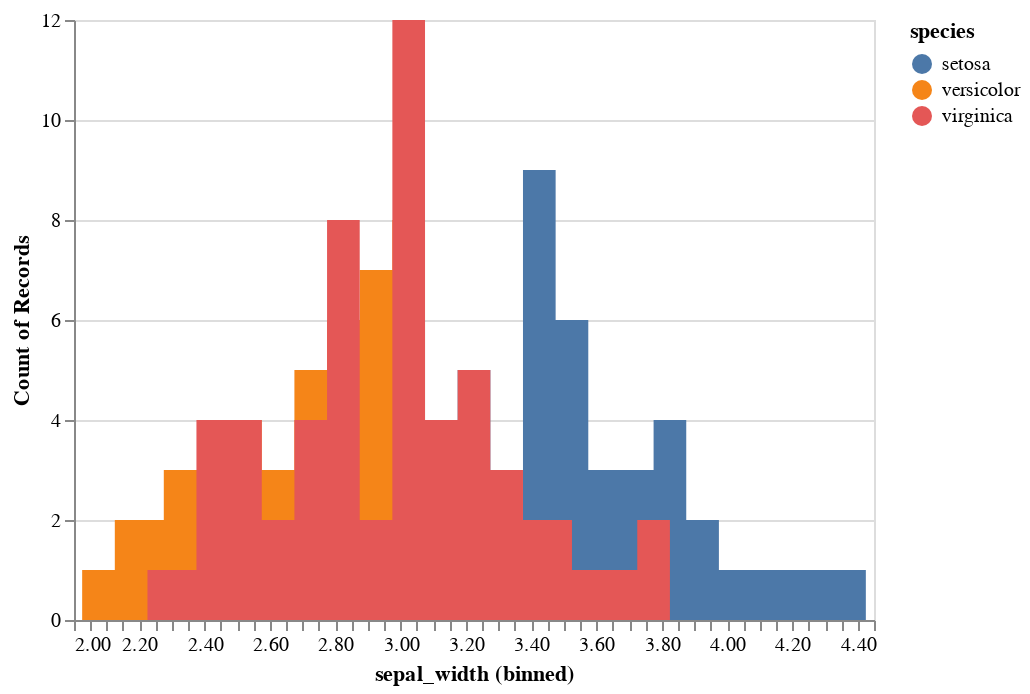

The notebook cell saved with this chart:
### Markdown cell above
# Plotting Histograms

### Code cell
alt.Chart(df5).mark_area(
    interpolate='step'
).encode(
    alt.X('sepal_width:Q', bin=alt.Bin(maxbins=100)),
    alt.Y('count()', stack=None),
    alt.Color('species')
)

### Figure 1 — Vega-Lite specification as saved in the notebook (floating-point values rounded to 4 significant figures; data arrays with more than 128 entries replaced by an {"elided": "..."} marker saying what was removed)
{"config": {"view": {"continuousWidth": 400, "continuousHeight": 300}}, "data": {"name": "data-a4bd480ea976f54878a155ce12ba18ce"}, "mark": {"type": "area", "interpolate": "step"}, "encoding": {"color": {"type": "nominal", "field": "species"}, "x": {"type": "quantitative", "bin": {"maxbins": 100}, "field": "sepal_width"}, "y": {"type": "quantitative", "aggregate": "count", "stack": null}}, "$schema": "https://vega.github.io/schema/vega-lite/v4.0.0.json", "datasets": {"data-a4bd480ea976f54878a155ce12ba18ce": {"elided": "150 records"}}}
